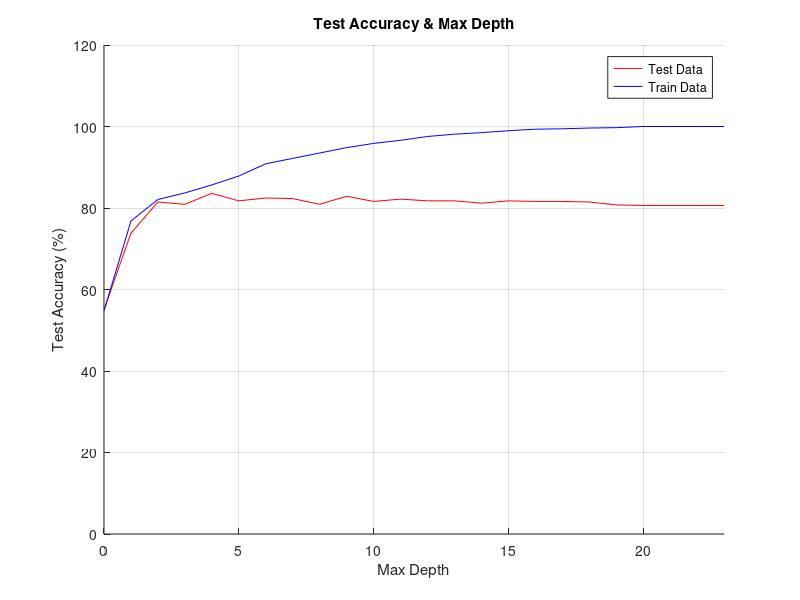

MATLAB code for this plot:
% clear figure
clf;
% data
x = 0 : 23;
y_test = [55.0212164074 73.8330975955 81.4710042433 80.9052333805 ...
     83.5926449788 81.7538896747 82.4611032532 82.3196605375 ...
     80.9052333805 82.8854314003 81.612446959 82.1782178218 ...
     81.7538896747 81.7538896747 81.1881188119 81.7538896747 ...
     81.612446959  81.612446959 81.4710042433 80.7637906648 ...
     80.6223479491 80.6223479491 80.6223479491 80.6223479491];
y_train = [54.7596606975 76.8143261074 82.0923656927 83.6946277097 ...
    85.6738925542 87.8416588124 90.8576814326 92.1771913289 ...
    93.4967012253 94.8162111216 95.8529688973 96.6069745523 ...
    97.5494816211 98.1149858624 98.4919886899 98.9632422243 ...
    99.3402450518 99.4344957587 99.6229971725 99.7172478794 ...
    100.0 100.0 100.0 100.0];

% plot
hold on;
grid on;
axis([0 23 0.0 120.0]);
plot(x, y_test, 'r');
plot(x, y_train, 'b');
legend('Test Data','Train Data');
xlabel('Max Depth');
ylabel('Test Accuracy (%)');
title('Test Accuracy & Max Depth');